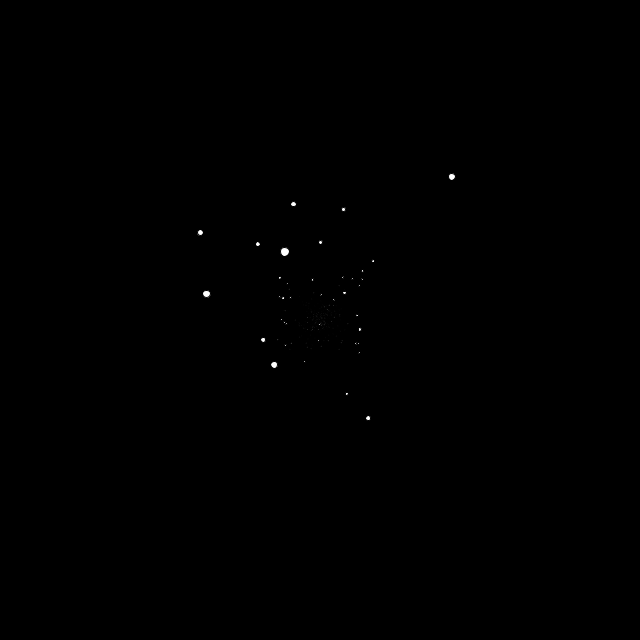
Frame 1 (no input)
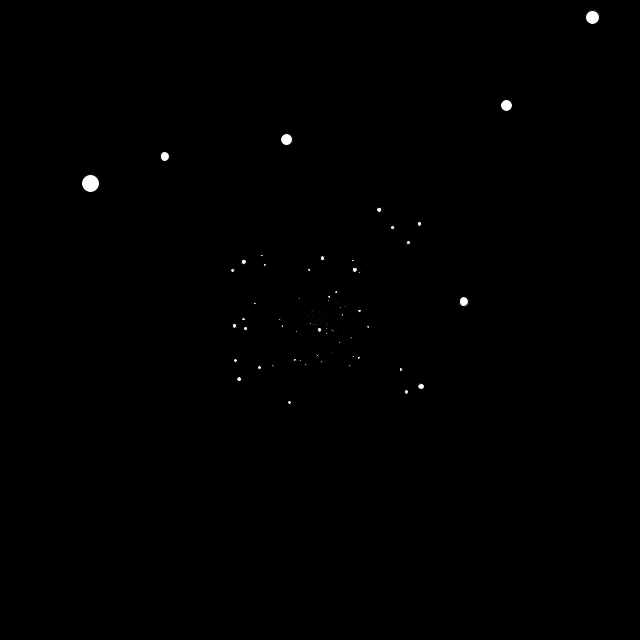
Frame 60 (the mouse pressed at the canvas centre just before this capture)
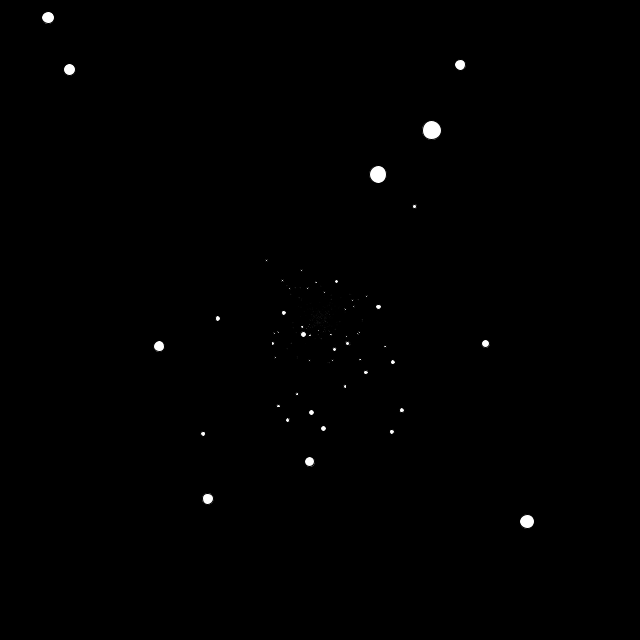
Frame 120 (the mouse held since frame 60 and released just before this capture)

The Processing sketch that drew these frames (run headless with seeded random() and noise(); from frame 60 on, the mouse is pressed at the canvas centre):

// Processing sketch: stars
// ── stars.pde
class Point2D
{
  float x, y;
}

class Point3D
{
  float x, y, z;
}

class Camera
{
  float d;
  Point2D proj(Point3D p)
  {
    Point2D q = new Point2D();
    q.x = p.x / (d + p.z);
    q.y = p.y / (d + p.z);
    return q;
  }
}

Camera cam;
ArrayList<Point3D> stars;

void setup()
{
  size(640, 640);
  background(0);
  cam = new Camera();
  cam.d = 1;

  stars = new ArrayList<Point3D>();
  for (int i = 0; i < 500; i++) {
    Point3D p = new Point3D();
    p.x = random(-500, 500);
    p.y = random(-500, 500);
    p.z = random(1, 100);
    stars.add(p);
  }
}

void draw()
{
  background(0);
  int n = stars.size();
  for (int i = 0; i < n; i++) {
    Point3D p = stars.get(i);
    p.z -= 0.1;
    if (0 < p.z) {
      Point2D q = cam.proj(p);
      float a = 20 / (cam.d + p.z);
      fill(255);
      ellipse(q.x + width/2, q.y + height/2, a, a);
    } else {
      p.z = 100;
    }
  }
}
